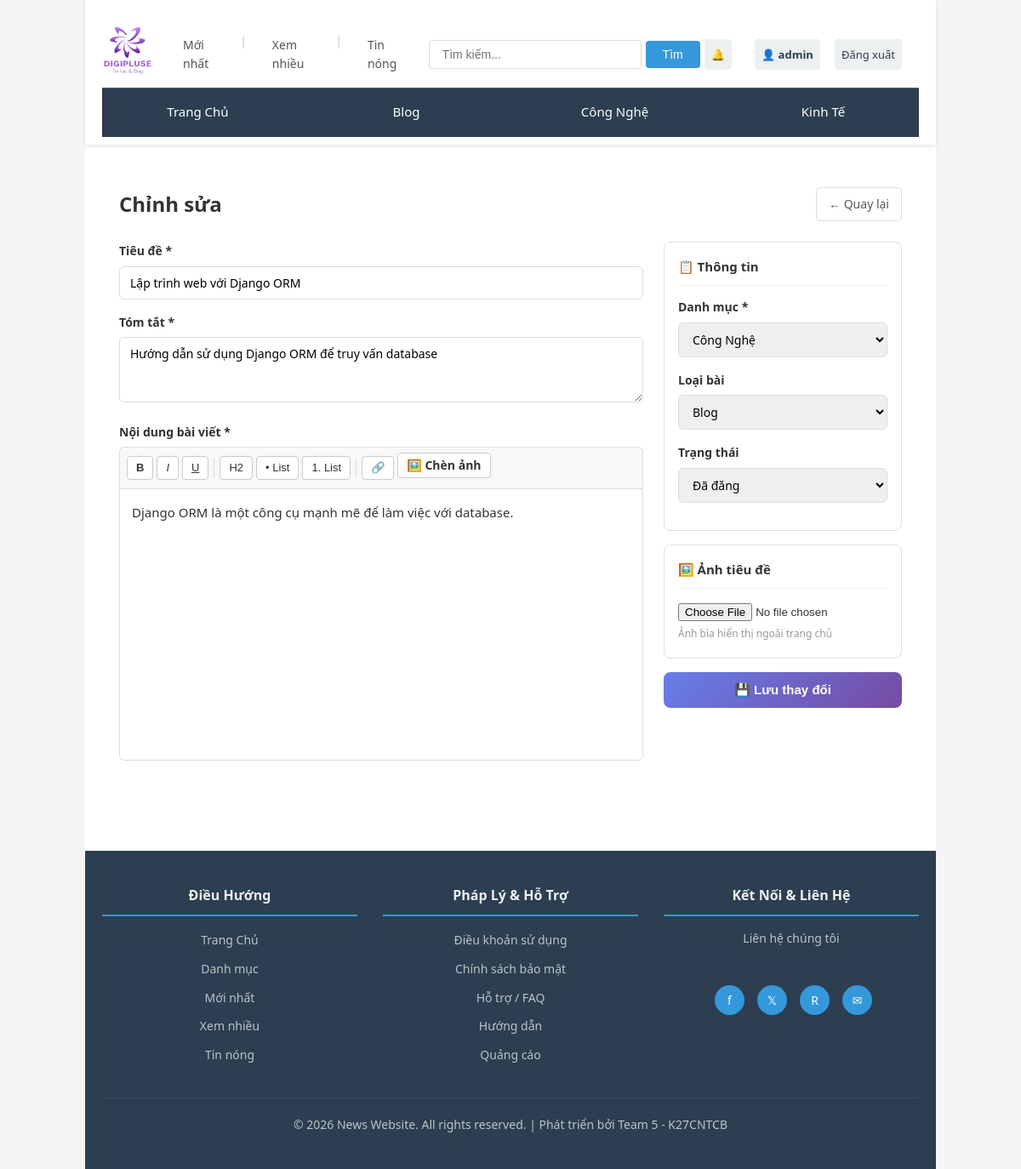
/chinh-sua/lap-trinh-web-django-orm/ (signed in), run on the app's committed database.
### Webtintuc/models.py (models this page shows, shortened)
class Category(models.Model):
    CATEGORY_TYPES = (
        ('news', 'Tin Tức'),
        ('blog', 'Blog'),
    )
    name = models.CharField(max_length=100, unique=True)
    slug = models.SlugField(unique=True)
    description = models.TextField(blank=True, null=True)
    category_type = models.CharField(max_length=20, choices=CATEGORY_TYPES, default='news')
    created_at = models.DateTimeField(auto_now_add=True, null=True, blank=True)
    class Meta:
        verbose_name_plural = "Categories"
        ordering = ['name']
    def __str__(self):
        return self.name

class Post(models.Model):
    STATUS_CHOICES = (
        ('draft', 'Nháp'),
        ('published', 'Đã đăng'),
    )
    POST_TYPES = (
        ('news', 'Tin Tức'),
        ('blog', 'Blog'),
    )
    title = models.CharField(max_length=255)
    slug = models.SlugField(unique=True)
    thumbnail = models.ImageField(upload_to='thumbnails/', null=True, blank=True)
    content = models.TextField()
    summary = models.TextField()
    category = models.ForeignKey(Category, on_delete=models.CASCADE)
    author = models.ForeignKey(User, on_delete=models.SET_NULL, null=True)
    tags = models.ManyToManyField(Tag, blank=True)
    views_count = models.IntegerField(default=0)
    status = models.CharField(max_length=20, choices=STATUS_CHOICES, default='draft')
    post_type = models.CharField(max_length=20, choices=POST_TYPES, default='news')
    created_at = models.DateTimeField(auto_now_add=True)
    updated_at = models.DateTimeField(auto_now=True)
    published_at = models.DateTimeField(null=True, blank=True)
    class Meta:
        ordering = ['-published_at', '-created_at']
        verbose_name = "Bài Viết"
        verbose_name_plural = "Bài Viết"

### Webtintuc/views.py (the view)
# urls.py: path('chinh-sua/<slug:slug>/', views.edit_post, name='edit_post'),
@login_required(login_url='webtintuc:login')
def edit_post(request, slug):
    if not request.user.is_staff:
        return redirect('webtintuc:index')
    post = get_object_or_404(Post, slug=slug)
    if request.method == 'POST':
        form = PostForm(request.POST, request.FILES, instance=post)
        if form.is_valid():
            form.save()
            return redirect('webtintuc:my_posts')
    else:
        form = PostForm(instance=post)
    return render(request, 'create_post.html', {**get_base_context(request), 'form': form, 'post': post})

### Webtintuc/forms.py
class PostForm(forms.ModelForm):
    class Meta:
        model = Post
        fields = ('title', 'summary', 'content', 'category', 'thumbnail', 'status', 'post_type')
        widgets = {
            'title': forms.TextInput(attrs={'class': 'form-control', 'placeholder': 'Tiêu đề bài viết'}),
            'summary': forms.Textarea(attrs={'class': 'form-control', 'rows': 3, 'placeholder': 'Tóm tắt ngắn gọn'}),
            'content': forms.Textarea(attrs={'class': 'form-control', 'rows': 10, 'placeholder': 'Nội dung bài viết'}),
            'category': forms.Select(attrs={'class': 'form-control'}),
            'thumbnail': forms.ClearableFileInput(attrs={'class': 'form-control'}),
            'status': forms.Select(attrs={'class': 'form-control'}),
            'post_type': forms.Select(attrs={'class': 'form-control'}),
        }

### Webtintuc/views.py (called while the page is built)
def get_base_context(request=None):
    ctx = {'categories': Category.objects.filter(category_type='news')}
    if request and request.user.is_authenticated:
        ctx['unread_count'] = Notification.objects.filter(user=request.user, is_read=False).count()
    return ctx

### Webtintuc/templates/create_post.html (shortened to what this page needs)
{% extends "base.html" %}
{% block content %}
<div class="cp-wrap">
    <div class="cp-header">
        <h2>{% if post %} Chỉnh sửa{% else %} Tạo bài viết mới{% endif %}</h2>
        <a href="{% url 'webtintuc:my_posts' %}" class="btn-back">← Quay lại</a>
    </div>
    <form method="POST" enctype="multipart/form-data" id="postForm">
        <div class="cp-grid">
            <div class="cp-main">
                <div class="fg">
                    <label>Tiêu đề *</label>
                    {{ form.title }}
                </div>
                <div class="fg">
                    <label>Tóm tắt *</label>
                    {{ form.summary }}
                </div>
                <div class="fg">
                    <label>Nội dung bài viết *</label>
                    <div class="toolbar">
                        <button type="button" onclick="fmt('bold')" title="In đậm"><b>B</b></button>
                        <button type="button" onclick="fmt('italic')" title="In nghiêng"><i>I</i></button>
                        <button type="button" onclick="fmt('underline')" title="Gạch chân"><u>U</u></button>
                        <button type="button" onclick="insertHeading()" title="Tiêu đề">H2</button>
                        <button type="button" onclick="fmt('insertUnorderedList')" title="Danh sách">• List</button>
                        <button type="button" onclick="fmt('insertOrderedList')" title="Danh sách số">1. List</button>
                        <button type="button" onclick="insertLink()" title="Chèn link">🔗</button>
                        <label class="toolbar-upload-btn" title="Chèn ảnh vào nội dung">
                            🖼️ Chèn ảnh
                        </label>
                    </div>
                    <div id="editor" contenteditable="true" class="editor-area">{% if form.content.value %}{{ form.content.value|safe }}{% endif %}</div>
                </div>
            </div>
            <div class="cp-side">
                <div class="side-card">
                    <h4>📋 Thông tin</h4>
                    <div class="fg">
                        <label>Danh mục *</label>{{ form.category }}
                    </div>
                    <div class="fg">
                        <label>Loại bài</label>{{ form.post_type }}
                    </div>
                    <div class="fg">
                        <label>Trạng thái</label>{{ form.status }}
                    </div>
                </div>
                <div class="side-card">
                    <h4>🖼️ Ảnh tiêu đề</h4>
                    {{ form.thumbnail }}
                    <small style="color:#999;font-size:12px;">Ảnh bìa hiển thị ngoài trang chủ</small>
                </div>
                <button type="submit" class="btn-submit">
                    {% if post %}💾 Lưu thay đổi{% else %} Đăng bài{% endif %}
                </button>
            </div>
        </div>
    </form>
</div>
{% endblock %}

### Webtintuc/templates/base.html (shortened to what this page needs)
{% load static %}
<!DOCTYPE html>
<html lang="vi">
<head>
    <link rel="stylesheet" href="{% static 'css/style.css' %}">
</head>
<body>
    <div class="wrapper">
        <header>
            <div class="header-top">
                <a href="{% url 'webtintuc:index' %}" class="logo">
                    <img src="{% static 'images/logo.jpg' %}" alt="Logo" style="width: 100px; margin-left: -40px">
                </a>
                <div class="header-info">
                    <a href="{% url 'webtintuc:index' %}">Mới nhất</a>
                    <span class="separator">|</span>
                    <a href="{% url 'webtintuc:index' %}">Xem nhiều</a>
                    <span class="separator">|</span>
                    <a href="{% url 'webtintuc:index' %}">Tin nóng</a>
                </div>
                <form class="search-box" action="{% url 'webtintuc:search' %}" method="GET">
                    <input type="text" name="q" placeholder="Tìm kiếm..." value="{{ query }}">
                    <button type="submit">Tìm</button>
                </form>
                <div class="user-menu">
                    {% if user.is_authenticated %}
                        <a href="{% url 'webtintuc:notifications' %}" class="notif-bell" id="notifBell" title="Thông báo">
                            🔔
                        </a>
                        <a href="{% url 'webtintuc:user_profile' user.username %}" class="user-greeting">
                            👤 {{ user.username }}
                        </a>
                        <a href="{% url 'webtintuc:logout' %}">Đăng xuất</a>
                    {% else %}
                        <a href="{% url 'webtintuc:login' %}">Đăng nhập</a>
                        <a href="{% url 'webtintuc:register' %}">Đăng ký</a>
                    {% endif %}
                </div>
            </div>
            <nav class="navbar">
                <a href="{% url 'webtintuc:index' %}" class="nav-item">Trang Chủ</a>
                {% for category in categories %}
                    <a href="{% url 'webtintuc:category' category.slug %}" class="nav-item">
                        {{ category.name }}
                    </a>
                {% endfor %}
            </nav>
        </header>
        <main>
            {% block content %}{% endblock %}
        </main>
        <footer>
            <div class="footer-content">
                <div class="footer-section">
                    <h4>Điều Hướng</h4>
                    <ul>
                        <li><a href="{% url 'webtintuc:index' %}">Trang Chủ</a></li>
                        <li><a href="#">Danh mục</a></li>
                        <li><a href="#">Mới nhất</a></li>
                        <li><a href="#">Xem nhiều</a></li>
                        <li><a href="#">Tin nóng</a></li>
                    </ul>
                </div>
                <div class="footer-section">
                    <h4>Pháp Lý & Hỗ Trợ</h4>
                    <ul>
                        <li><a href="{% url 'webtintuc:chinh_sach' %}">Điều khoản sử dụng</a></li>
                        <li><a href="{% url 'webtintuc:chinh_sach' %}">Chính sách bảo mật</a></li>
                        <li><a href="{% url 'webtintuc:faq' %}">Hỗ trợ / FAQ</a></li>
                        <li><a href="{% url 'webtintuc:huong_dan' %}">Hướng dẫn</a></li>
                        <li><a href="{% url 'webtintuc:quang_cao' %}">Quảng cáo</a></li>
                    </ul>
                </div>
                <div class="footer-section">
                    <h4>Kết Nối & Liên Hệ</h4>
                    <ul>
                        <li><p style="color: #bdc3c7; font-size: 14px;">Liên hệ chúng tôi</p></li>
                        <br>
                    </ul>
                    <div class="social-links">
                        <a href="#" title="Facebook">f</a>
                        <a href="#" title="Twitter">𝕏</a>
                        <a href="#" title="Reddit">R</a>
                        <a href="#" title="Email">✉</a>
                    </div>
                </div>
            </div>
            <div class="footer-bottom">
                <p>&copy; 2026 News Website. All rights reserved. | Phát triển bởi Team 5 - K27CNTCB</p>
            </div>
        </footer>
    </div>
</body>
</html>

### Webtintuc/static/css/style.css (style rules this page uses)
* { margin: 0; padding: 0; box-sizing: border-box; }
body { font-family: Arial, sans-serif; line-height: 1.6; color: #333; background-color: #f5f5f5; }
.wrapper { max-width: 1000px; margin: 0 auto; background: white; }
header { background: #333; color: white; padding: 20px; box-shadow: 0 2px 5px rgba(0,0,0,0.1); }
.header-top { display: flex; justify-content: space-between; align-items: center; margin-bottom: 15px; }
.logo { font-size: 24px; font-weight: bold; color: white; text-decoration: none; }
.search-box { display: flex; gap: 5px; }
.search-box input { padding: 8px 12px; border: none; border-radius: 3px; width: 250px; }
.search-box button { padding: 8px 15px; background: #555; color: white; border: none; border-radius: 3px; cursor: pointer; }
.navbar { display: flex; gap: 20px; border-top: 1px solid #555; padding-top: 15px; }
.nav-item { color: white; text-decoration: none; padding: 5px 10px; transition: background 0.3s; }
main { padding: 30px 20px; min-height: 400px; }
footer { background: #333; color: white; text-align: center; padding: 20px; margin-top: 30px; }
footer p { margin: 0; }
footer a { color: #aaa; text-decoration: none; }

### Webtintuc/templates/base.html (style rules this page uses)
* { margin: 0; padding: 0; box-sizing: border-box; }
body { font-family: 'Segoe UI', Tahoma, Geneva, Verdana, sans-serif; line-height: 1.6; color: #333; background-color: #f5f5f5; }
.wrapper { display: flex; flex-direction: column; min-height: 100vh; }
header { background-color: #fff; box-shadow: 0 2px 5px rgba(0,0,0,0.1); position: sticky; top: 0; z-index: 100; height: 170px; }
.header-top { display: flex; justify-content: space-between; align-items: center; padding: 15px 20px; max-width: 1200px; margin: 0 auto; width: 100%; gap: 5px; margin-top: -15px }
.logo { font-size: 24px; font-weight: bold; color: #2c3e50; text-decoration: none; white-space: nowrap; }
.header-info { display: flex; gap: 20px; flex: 1; justify-content: center; font-size: 14px; }
.header-info a { text-decoration: none; color: #555; padding: 5px 10px; transition: color 0.3s; }
.header-info .separator { color: #ccc; }
.search-box { display: flex; margin-left: 20px; align-items: center; }
.search-box input { padding: 8px 15px; border: 1px solid #ddd; border-radius: 4px; width: 250px; font-size: 14px; }
.search-box button { padding: 8px 20px; background-color: #3498db; color: white; border: none; border-radius: 4px; cursor: pointer; font-size: 14px; transition: background-color 0.3s; }
.user-menu { display: flex; align-items: center; gap: 17px; white-space: nowrap; }
.user-greeting { margin-left: 10px; color: #27ae60; font-weight: bold; font-size: 14px; }
.notif-bell { position: relative; font-size: 18px; text-decoration: none; padding: 4px 8px; }
.user-menu a { padding: 8px; background-color: #ecf0f1; color: #2c3e50; text-decoration: none; border-radius: 4px; font-size: 13px; transition: all 0.3s; }
.navbar { display: flex; background-color: #2c3e50; padding: 0; max-width: 1200px; margin: 0 auto; width: 100%; margin-top: -20px; font-size: 15px }
.nav-item { flex: 1; text-align: center; padding: 15px 10px; color: white; text-decoration: none; transition: all 0.3s; border-bottom: 3px solid transparent; }
main { flex: 1; max-width: 1200px; margin: 20px auto; width: 100%; padding: 0 20px; }
footer { background-color: #2c3e50; color: white; padding: 40px 20px; margin-top: 40px; }
.footer-content { max-width: 1200px; margin: 0 auto; display: grid; grid-template-columns: 1fr 1fr 1fr; gap: 30px; margin-bottom: 30px; }
.footer-section h4 { font-size: 16px; margin-bottom: 15px; color: #ecf0f1; border-bottom: 2px solid #3498db; padding-bottom: 10px; }
.footer-section ul { list-style: none; }
.footer-section li { margin: 8px 0; }
.footer-section a { color: #bdc3c7; text-decoration: none; font-size: 14px; transition: color 0.3s; }
.footer-bottom { border-top: 1px solid #34495e; padding-top: 20px; text-align: center; font-size: 14px; color: #bdc3c7; }
.social-links { display: flex; gap: 15px; margin-top: 10px; margin-left: 60px; }
.social-links a { display: inline-block; width: 35px; height: 35px; background-color: #3498db; color: white; text-align: center; line-height: 35px; border-radius: 50%; text-decoration: none; transition: background-color 0.3s; }

### data on the page
Category: name "Blog"
Category: name "Công Nghệ"
Category: name "Kinh Tế"
Post: title "Lập trình web với Django ORM", summary "Hướng dẫn sử dụng Django ORM để truy vấn database", content.value "Django ORM là một công cụ mạnh mẽ để làm việc với database.", category "Công Nghệ", post_type "Blog", status "Đã đăng"

### other printed values
{{ user.username }} "admin"
